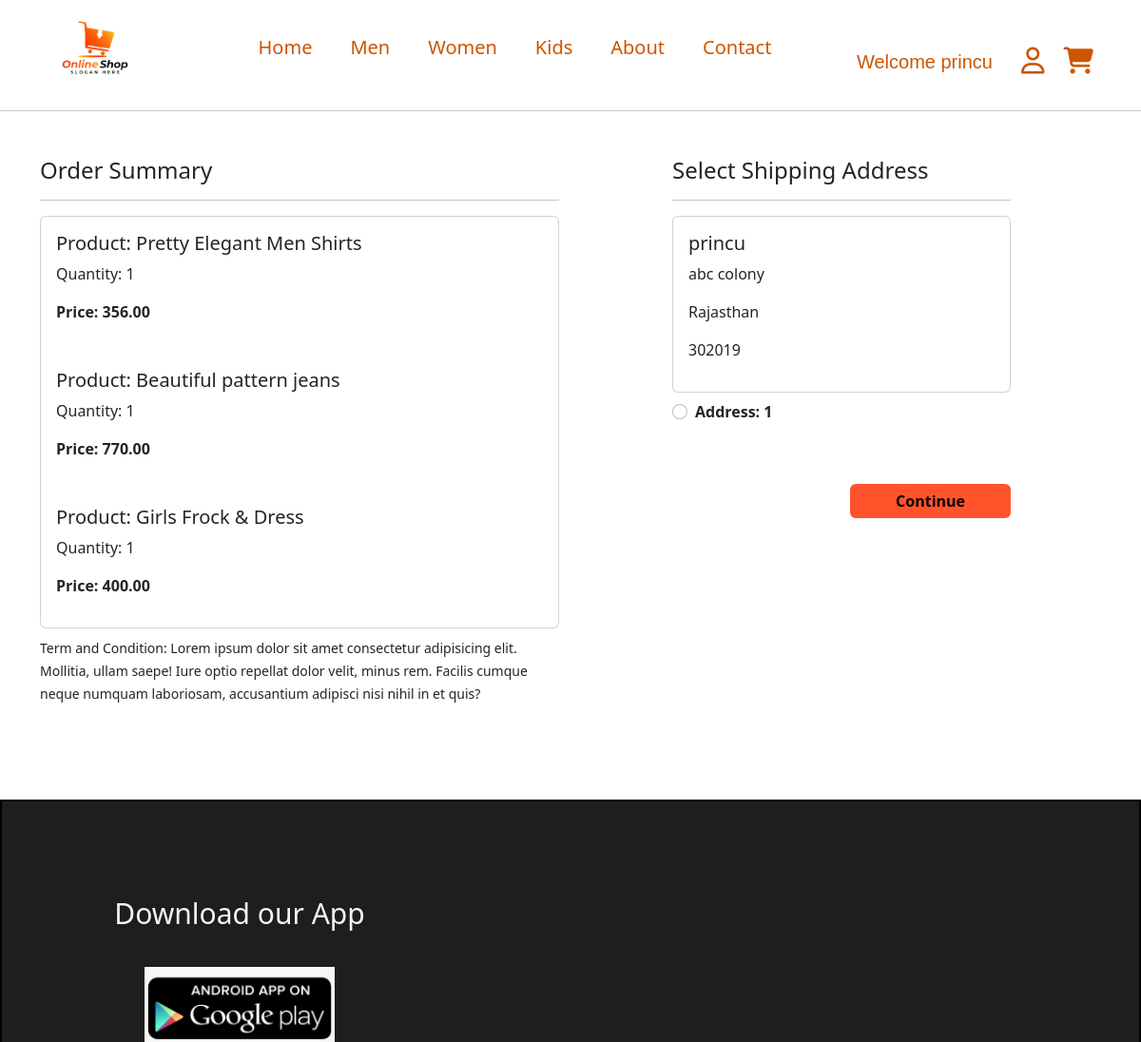
Page /checkout/ (signed in, upper part) on the earlier database version.
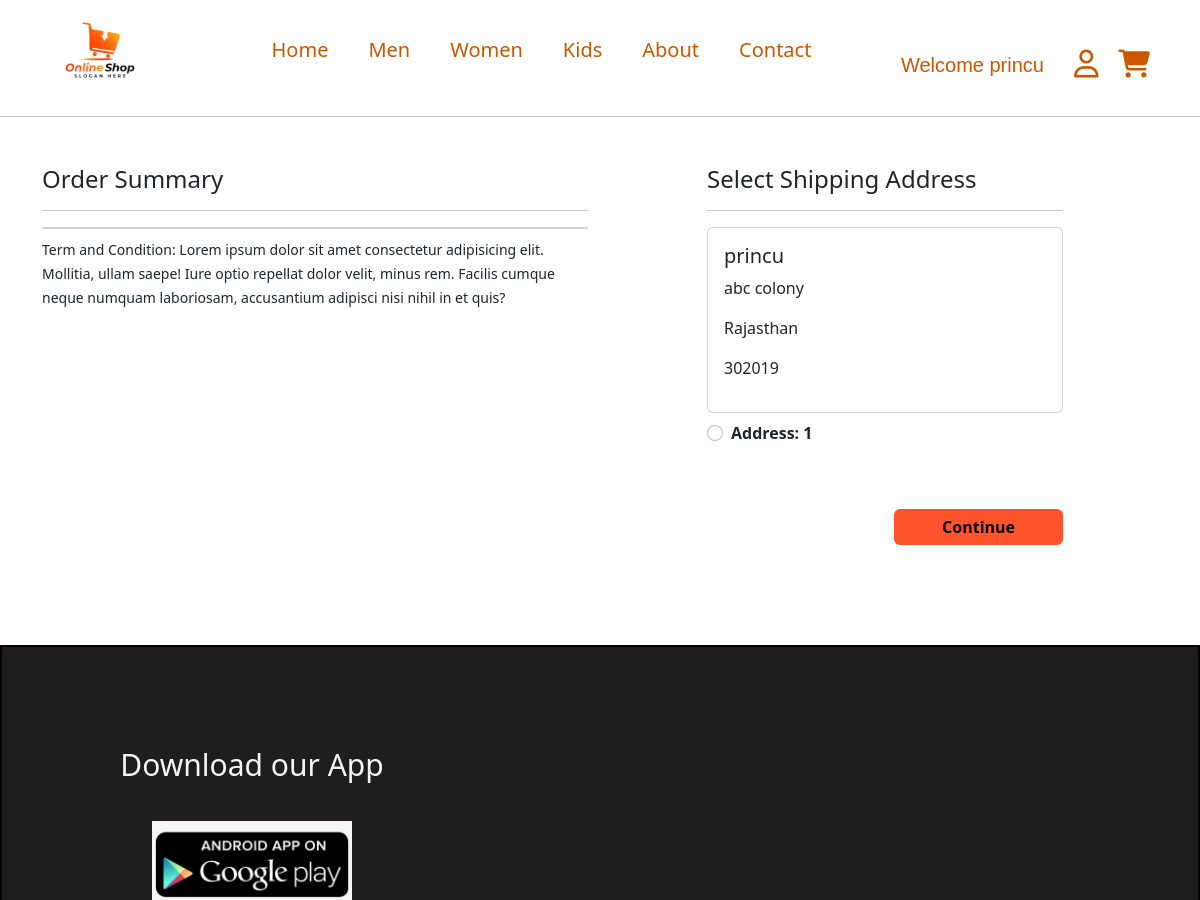
Same page on the later database version.
### productapp/models.py (models this page shows, shortened)
class Cart(models.Model):
    user=models.ForeignKey(User,on_delete=models.CASCADE,default=1)
    product=models.ForeignKey(Product,on_delete=models.CASCADE)
    quantity=models.PositiveIntegerField(default=1)

class Product(models.Model):
    title = models.CharField(max_length=100)
    price = models.IntegerField()
    desc = models.CharField(max_length=1000)
    catagory = models.CharField(choices=CATEGORY_CHOICES,max_length=50)
    brand=models.CharField(choices=BRAND_CHOICES,max_length=50,default='s')
    images = models.ImageField(upload_to='media/productimages')
    color = models.CharField(max_length=255, null=True, blank=True)
    size = models.CharField(max_length=15, null=True, blank=True)

### authenticationapp/models.py (models this page shows)
class Customer(models.Model):
    user=models.ForeignKey(User,on_delete=models.CASCADE)
    First_name=models.CharField(max_length=100) # first_name
    last_name=models.CharField(max_length=100)
    Email_id=models.EmailField() #email_id
    address=models.CharField(max_length=500)
    land_mark=models.CharField(max_length=100)
    State=models.CharField(choices=STATE_CHOICES,max_length=100)
    City=models.CharField(choices=CITY_CHOICES,max_length=100)
    pin_code=models.IntegerField()
    Mobile_no=models.IntegerField()

### productapp/views.py (the view)
# urls.py: path('checkout/',views.checkout),
def checkout(request):
    user = request.user
    a = Cart.objects.filter(user=user)
    b = Customer.objects.filter(user=user)
    print(a)
    print(b)
    context = {
        'a': a,
        'b': b
    }
    return render(request, 'productapp/checkout.html', context)

### templates/productapp/checkout.html (shortened to what this page needs)
{% extends 'productapp/headerandfooter.html' %}
{% block login %}
<!doctype html>
<html lang="en">
  <head>
    <link href="https://cdn.jsdelivr.net/npm/bootstrap@5.2.3/dist/css/bootstrap.min.css" rel="stylesheet">
  </head>
  <body>
    <div class="container">
        <div class="row mt-5">
         <div class="col-sm-6">
           <h4>Order Summary</h4>
           <hr>
             <div class="card mb-2">
                {% for j in a %}
               <div class="card-body">
                 <h5>Product: {{j.product.title}}</h5>
                 <p>Quantity: 1</p>
                 <p class="fw-bold">Price: {{j.product.price}}.00</p>
               </div>
               {% endfor %}
             </div>
           <small>Term and Condition: Lorem ipsum dolor sit amet consectetur adipisicing elit. Mollitia, ullam saepe! Iure optio repellat dolor velit, minus rem. Facilis cumque neque numquam laboriosam, accusantium adipisci nisi nihil in et quis?</small>
         </div>
         <div class="col-sm-4 offset-sm-1">
           <h4>Select Shipping Address</h4>
           <hr>
           <form action="/paymentdone/">
            {% for i in b %}
             <div class="card">
               <div class="card-body">
               <h5>{{i.First_name}}</h5>
               <p>{{i.address}}</p>
               <p>{{i.State}}</p>
               <p>{{i.pin_code}}</p>
               </div>
             </div>
               <div class="form-check mt-2 mb-5">
                 <input class="form-check-input" type="radio" name="custid" id="custadd{{forloop.counter}}" value="{{i.id}}">
                 <label class="form-check-label fw-bold" for="">
                   Address: {{forloop.counter}} </label>
               </div>
               {% endfor %}
               <div class="text-end">
                 <button type="submit" class="btn btn-warning mt-3 px-5 fw-bold cart-color">Continue</button>
               </div>
             </form>
           </div>
         </div>
       </div>
  </body>
</html>
{% endblock login %}

Differences in the rows shown:
removed Cart: product "Pretty Elegant Men Shirts", product.price "356"
removed Cart: product "Beautiful pattern jeans", product.price "770"
removed Cart: product "Girls Frock & Dress", product.price "400"
